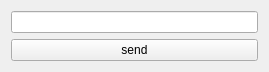
<?xml version="1.0" encoding="UTF-8"?>
<ui version="4.0">
 <class>Widget</class>
 <widget class="QWidget" name="Widget">
  <property name="geometry">
   <rect>
    <x>0</x>
    <y>0</y>
    <width>269</width>
    <height>72</height>
   </rect>
  </property>
  <property name="windowTitle">
   <string>Widget</string>
  </property>
  <layout class="QGridLayout" name="gridLayout">
   <item row="0" column="0">
    <widget class="QLineEdit" name="lineEdit"/>
   </item>
   <item row="1" column="0">
    <widget class="QPushButton" name="sendButton">
     <property name="text">
      <string>send</string>
     </property>
    </widget>
   </item>
  </layout>
 </widget>
 <layoutdefault spacing="6" margin="11"/>
 <resources/>
 <connections/>
</ui>
